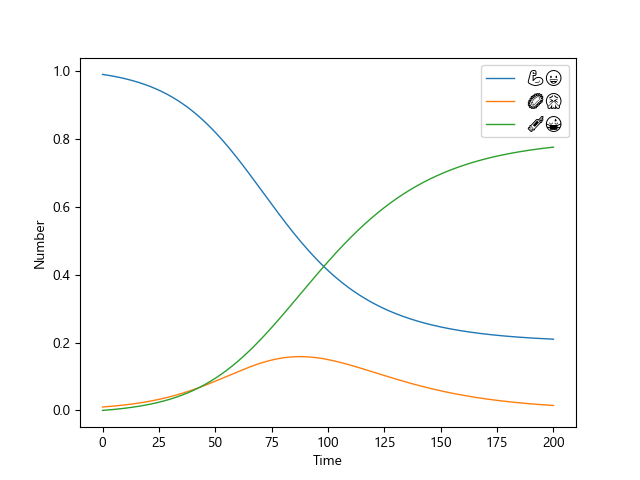

The script that saved this image:
using DifferentialEquations
using CPUTime
# using Plots
using PyCall,PyPlot

sir_ode = @ode_def SIRModel begin
    d🌝 = -β*🌝*🤧
    d🤧 = β*🌝*🤧-γ*🤧
    d😷 = γ*🤧
    end β γ

parms = [0.1,0.05]
init = [0.99,0.01,0.0]
tspan = (0.0,200.0)
sir_prob = ODEProblem(sir_ode,init,tspan,parms)

@CPUtime sir_sol = solve(sir_prob,saveat = 0.1);

# plot(sir_sol,xlabel="Time",ylabel="Number")

rc("font", family="Segoe UI Emoji")
plot(sir_sol.t,sir_sol[1,:],lw=1,label="💪😀")
plot(sir_sol.t,sir_sol[2,:],lw=1,label="🦠🤧")
plot(sir_sol.t,sir_sol[3,:],lw=1,label="💉😷")
xlabel("Time")
ylabel("Number")
legend()

savefig("SIR.png")